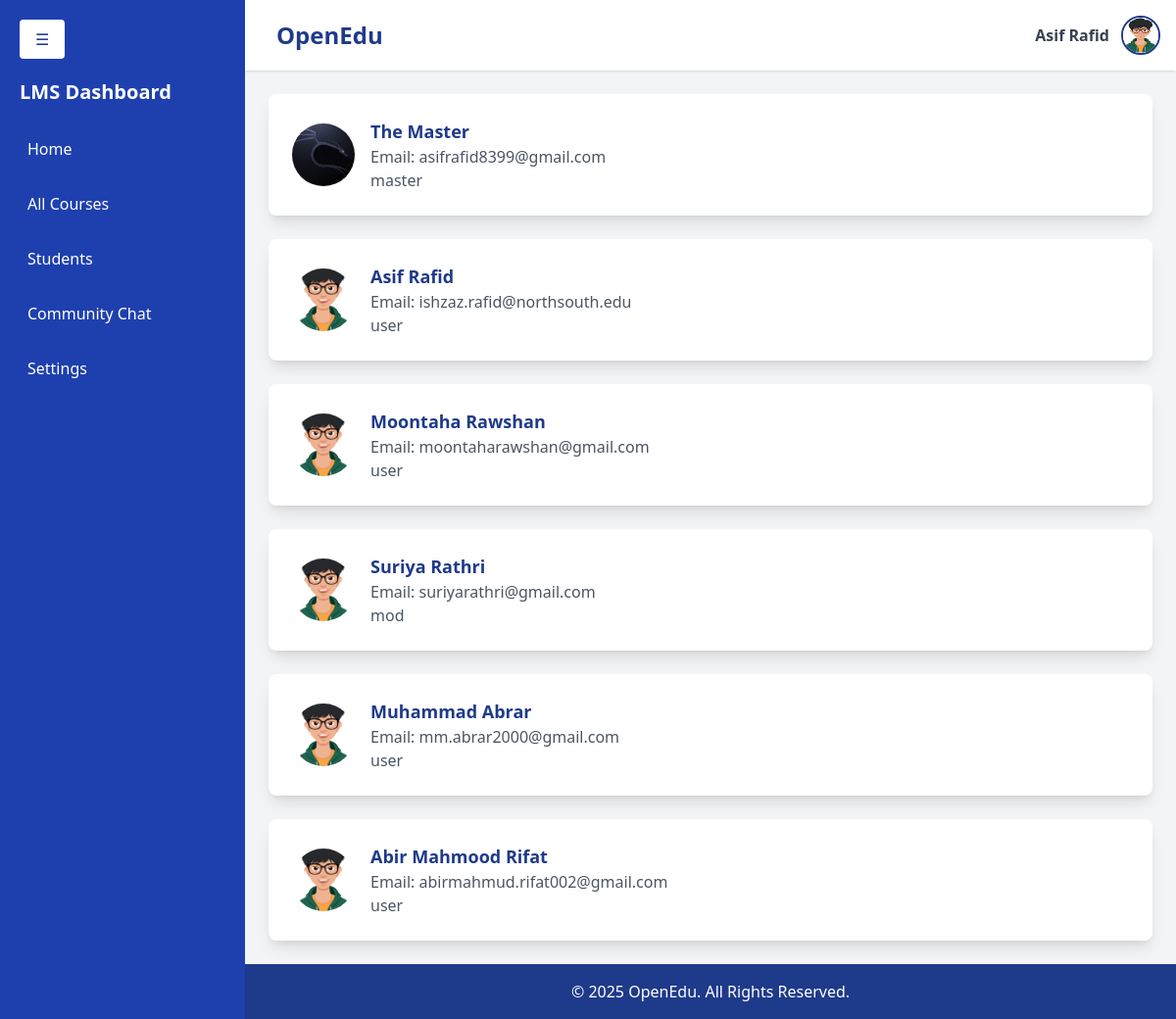
Screenshot of /students (signed in) with the database file from the repository.
### accounts/models.py (models this page shows, shortened)
class User(AbstractUser):
    contact = models.CharField(max_length=15, blank=True, null=True)
    profilepicture = models.ImageField(upload_to='images/profilepictures', blank=True, null=True,default='images/profilepictures/rafid1.jpg')
    role=models.TextField(default='user')
    course=models.IntegerField(default=-1)
    department=models.IntegerField(default=-1)
    groups = models.ManyToManyField(
        'auth.Group',
        related_name='custom_user_set',
        blank=True
    )
    user_permissions = models.ManyToManyField(
        'auth.Permission',
        related_name='custom_user_permissions_set',
        blank=True
    )

### home/views.py (the view)
# urls.py: path('students', students, name='students'),
@login_required
def students(request):
    users=User.objects.all()
    context={'name':request.user.username,'users':users}
    return render(request,"pages/students.html",context)

### home/templates/pages/students.html
{% extends 'dashboard.html' %} {%block content %}
<div class="p-6 flex-grow">
  <div class="space-y-6">
    {%for user in users%}
    <div
      class="flex items-center bg-white p-6 rounded-lg shadow-lg hover:shadow-xl transition duration-300 transform hover:scale-105"
    >
      <div class="w-16 h-16 mr-4">
        <img
          src="{{user.profilepicture.url}}"
          class="w-full h-full rounded-full object-cover"
        />
      </div>
      <div>
        <h3 class="text-lg font-semibold text-blue-900">
          {{user.first_name}} {{user.last_name}}
        </h3>
        <p class="text-gray-600">Email: {{user.email}}</p>
        <p class="text-gray-600">{{user.role}}</p>
      </div>
    </div>
    {%endfor%}
  </div>
</div>
{%endblock%}

### home/templates/inc/header.html (shortened to what this page needs)
<header class="bg-white shadow p-4 flex justify-between items-center relative">
  <div class="flex items-center space-x-4">
    <h1 class="text-2xl font-bold text-blue-900">OpenEdu</h1>
  </div>
  <div class="flex items-center space-x-3 relative">
    <span class="text-gray-700 font-semibold">
      {{ request.user.first_name }} {{ request.user.last_name }}
    </span>
    <a
      href="javascript:void(0);"
      onclick="toggleDropdownProfile()"
      class="w-10 h-10"
    >
      <img
        src="{{ request.user.profilepicture.url }}"
        alt="Profile"
        class="w-10 h-10 rounded-full border-2 border-blue-900"
      />
    </a>
  </div>
</header>

### rows the page displays
User: user.first_name "Asif", user.last_name "Rafid", user.profilepicture (picture), profilepicture (picture), first_name "Asif", last_name "Rafid", email "ishzaz.rafid@northsouth.edu", role "user"
User: profilepicture (picture), first_name "The", last_name "Master", email "asifrafid8399@gmail.com", role "master"
User: profilepicture (picture), first_name "Moontaha", last_name "Rawshan", email "moontaharawshan@gmail.com", role "user"
User: profilepicture (picture), first_name "Suriya", last_name "Rathri", email "suriyarathri@gmail.com", role "mod"
User: profilepicture (picture), first_name "Muhammad", last_name "Abrar", email "mm.abrar2000@gmail.com", role "user"
User: profilepicture (picture), first_name "Abir Mahmood", last_name "Rifat", email "abirmahmud.rifat002@gmail.com", role "user"
